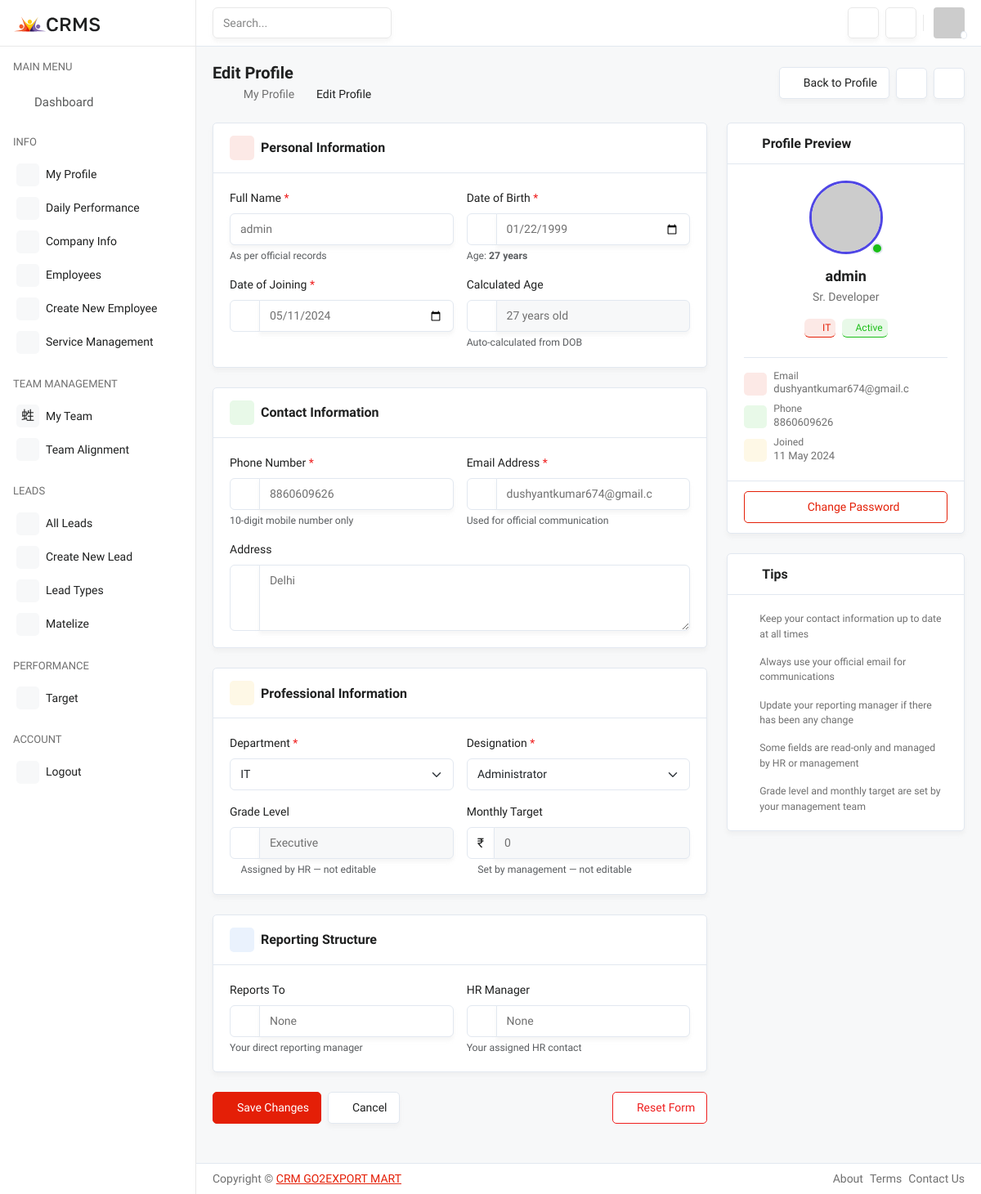
/edit_profile.php (signed in), run on the app's committed database.
### tables this page shows
CREATE TABLE `employees` (`emp Id` INT NOT NULL AUTO_INCREMENT , `user_id` VARCHAR(15) NOT NULL , `user_name` VARCHAR(12) NOT NULL , `user_password` VARCHAR(20) NOT NULL , `user_dob` date NOT NULL , `user_doj` date NOT NULL , `user_num` VARCHAR(10) NOT NULL , `user_mail` VARCHAR(24) NOT NULL , `user_address` VARCHAR(50) NOT NULL , `user_target` VARCHAR(9) NOT NULL , `department` VARCHAR(15) NOT NULL , `line_hr` VARCHAR(12) NOT NULL , `user_role` VARCHAR(15) NOT NULL , `user_grade` VARCHAR(4) NOT NULL , `grade_level` VARCHAR(4) NOT NULL , `Reporting` VARCHAR(12) NOT NULL , PRIMARY KEY (`emp Id`));

### edit_profile.php (the view, shortened to what the rows shown need)
<?php
require_once 'partials/_dbconnect.php';
$user_id = $_SESSION['user_id'];
$info_ftch_sql = "SELECT * FROM `employees` WHERE `user_id` = '$user_id'";
$result_ftch_sql = mysqli_query($conn, $info_ftch_sql);
$info_row = mysqli_fetch_assoc($result_ftch_sql);
$dob_obj  = new DateTime($info_row['user_dob']);
$today    = new DateTime();
$age      = $dob_obj->diff($today);
$departments     = ['Sales', 'Marketing', 'Operations', 'HR', 'IT', 'Finance', 'Customer Support'];
$role_options    = [
    1 => ['Administrator', 'CEO', 'Director'],
    2 => ['Sales Manager', 'Marketing Manager', 'Operations Manager'],
    3 => ['Team Lead', 'Senior Executive'],
    4 => ['Sales Executive', 'Marketing Executive'],
    5 => ['Associate', 'Trainee']
];
$grade_names     = [1=>'Executive', 2=>'Senior Executive', 3=>'Team Lead', 4=>'Manager', 5=>'Senior Manager'];
$current_grade   = $info_row['grade_level'];
$available_roles = $role_options[$current_grade] ?? ['Sales Executive', 'Associate'];
$initials = '';
foreach(explode(' ', $info_row['user_name']) as $part) { $initials .= strtoupper(substr($part,0,1)); }
$initials   = substr($initials, 0, 2);
$avatar_url = "https://ui-avatars.com/api/?name=" . urlencode($initials) . "&background=4f46e5&color=fff&size=120&bold=true&rounded=true&length=2";
?>
<!DOCTYPE html>
<html lang="en">
<head>
    <?php include_once "includes/link.php"; ?>
</head>
<body>
<div class="main-wrapper">
    <?php include_once "includes/sidebar.php"; ?>
    <div class="page-wrapper">
        <div class="content pb-0">
            <div class="row">
                <div class="col-xl-8 col-lg-7">
                    <form method="POST" action="" id="profileForm">
                        <div class="card mb-4">
                            <div class="card-body">
                                <div class="row g-3">
                                    <div class="col-md-6">
                                        <label class="form-label">Full Name <span class="text-danger">*</span></label>
                                        <input type="text" class="form-control" name="name"
                                               value="<?php echo htmlspecialchars($info_row['user_name']); ?>"
                                               placeholder="Enter full name" required>
                                        <div class="form-text">As per official records</div>
                                    </div>
                                    <div class="col-md-6">
                                        <div class="input-group">
                                            <span class="input-group-text"><i class="ti ti-calendar"></i></span>
                                            <input type="date" class="form-control" name="dob"
                                                   value="<?php echo $info_row['user_dob']; ?>" required>
                                        </div>
                                        <div class="form-text">Age: <strong><?php echo $age->y; ?> years</strong></div>
                                    </div>
                                    <div class="col-md-6">
                                        <div class="input-group">
                                            <span class="input-group-text"><i class="ti ti-calendar-check"></i></span>
                                            <input type="date" class="form-control" name="doj"
                                                   value="<?php echo $info_row['user_doj']; ?>" required>
                                        </div>
                                    </div>
                                    <div class="col-md-6">
                                        <div class="input-group">
                                            <span class="input-group-text"><i class="ti ti-clock"></i></span>
                                            <input type="text" class="form-control"
                                                   value="<?php echo $age->y; ?> years old" disabled>
                                        </div>
                                    </div>
                                </div>
                            </div>
                        </div>
                        <div class="card mb-4">
                            <div class="card-body">
                                <div class="row g-3">
                                    <div class="col-md-6">
                                        <div class="input-group">
                                            <span class="input-group-text"><i class="ti ti-phone"></i></span>
                                            <input type="tel" class="form-control" name="phone"
                                                   value="<?php echo htmlspecialchars($info_row['user_num']); ?>"
                                                   pattern="[0-9]{10}" maxlength="10"
                                                   placeholder="10-digit number" required>
                                        </div>
                                    </div>
                                    <div class="col-md-6">
                                        <div class="input-group">
                                            <span class="input-group-text"><i class="ti ti-mail"></i></span>
                                            <input type="email" class="form-control" name="email"
                                                   value="<?php echo htmlspecialchars($info_row['user_mail']); ?>"
                                                   placeholder="official@email.com" required>
                                        </div>
                                    </div>
                                    <div class="col-12">
                                        <div class="input-group">
                                            <span class="input-group-text align-items-start pt-2">
                                                <i class="ti ti-map-pin"></i>
                                            </span>
                                            <textarea class="form-control" name="address" rows="3"
                                                      placeholder="Enter your full address"><?php echo htmlspecialchars($info_row['user_address']); ?></textarea>
                                        </div>
                                    </div>
                                </div>
                            </div>
                        </div>
                        <div class="card mb-4">
                            <div class="card-body">
                                <div class="row g-3">
                                    <div class="col-md-6">
                                        <label class="form-label">Department <span class="text-danger">*</span></label>
                                        <select class="form-select" name="department" required>
                                            <?php foreach($departments as $dept): ?>
                                            <option value="<?php echo $dept; ?>"
                                                <?php echo ($info_row['department'] == $dept) ? 'selected' : ''; ?>>
                                                <?php echo $dept; ?>
                                            </option>
                                            <?php endforeach; ?>
                                        </select>
                                    </div>
                                    <div class="col-md-6">
                                        <label class="form-label">Designation <span class="text-danger">*</span></label>
                                        <select class="form-select" name="role" required>
                                            <?php foreach($available_roles as $role_opt): ?>
                                            <option value="<?php echo $role_opt; ?>"
                                                <?php echo ($info_row['user_role'] == $role_opt) ? 'selected' : ''; ?>>
                                                <?php echo $role_opt; ?>
                                            </option>
                                            <?php endforeach; ?>
                                        </select>
                                    </div>
                                    <div class="col-md-6">
                                        <div class="input-group">
                                            <span class="input-group-text"><i class="ti ti-award"></i></span>
                                            <input type="text" class="form-control"
                                                   value="<?php echo $grade_names[$info_row['grade_level']] ?? $info_row['grade_level']; ?>"
                                                   disabled>
                                        </div>
                                    </div>
                                    <div class="col-md-6">
                                        <div class="input-group">
                                            <span class="input-group-text">₹</span>
                                            <input type="text" class="form-control"
                                                   value="<?php echo number_format($info_row['user_target']); ?>"
                                                   disabled>
                                        </div>
                                    </div>
                                </div>
                            </div>
                        </div>
                        <div class="card mb-4">
                            <div class="card-body">
                                <div class="row g-3">
                                    <div class="col-md-6">
                                        <div class="input-group">
                                            <span class="input-group-text"><i class="ti ti-user-check"></i></span>
                                            <input type="text" class="form-control" name="reporting"
                                                   value="<?php echo htmlspecialchars($info_row['Reporting']); ?>"
                                                   placeholder="Manager's name">
                                        </div>
                                    </div>
                                    <div class="col-md-6">
                                        <div class="input-group">
                                            <span class="input-group-text"><i class="ti ti-user-star"></i></span>
                                            <input type="text" class="form-control" name="hr"
                                                   value="<?php echo htmlspecialchars($info_row['line_hr']); ?>"
                                                   placeholder="HR contact name">
                                        </div>
                                    </div>
                                </div>
                            </div>
                        </div>
                    </form>
                </div>
                <div class="col-xl-4 col-lg-5">
                    <div class="card mb-4">
                        <div class="card-body text-center">
                            <div class="position-relative d-inline-block mb-3">
                                <img src="<?php echo $avatar_url; ?>" alt="Avatar"
                                     class="rounded-circle"
                                     style="width:90px;height:90px;border:3px solid #4f46e5;">
                                <span class="position-absolute bottom-0 end-0 bg-success rounded-circle border border-2 border-white"
                                      style="width:14px;height:14px;display:block;"></span>
                            </div>
                            <h5 class="fw-semibold mb-1"><?php echo htmlspecialchars($info_row['user_name']); ?></h5>
                            <p class="text-muted fs-14 mb-3"><?php echo htmlspecialchars($info_row['user_role']); ?></p>
                            <div class="d-flex justify-content-center gap-2 mb-4">
                                <span class="badge badge-soft-primary fs-12">
                                    <i class="ti ti-building me-1"></i>
                                    <?php echo htmlspecialchars($info_row['department']); ?>
                                </span>
                                <span class="badge badge-soft-success fs-12">
                                    <i class="ti ti-circle-filled me-1" style="font-size:8px;"></i>Active
                                </span>
                            </div>
                            <div class="text-start border-top pt-3">
                                <div class="d-flex align-items-center gap-2 mb-2">
                                    <div class="overflow-hidden">
                                        <small class="text-muted d-block lh-1">Email</small>
                                        <span class="fs-13 text-truncate d-block">
                                            <?php echo htmlspecialchars($info_row['user_mail']); ?>
                                        </span>
                                    </div>
                                </div>
                                <div class="d-flex align-items-center gap-2 mb-2">
                                    <div>
                                        <small class="text-muted d-block lh-1">Phone</small>
                                        <span class="fs-13"><?php echo htmlspecialchars($info_row['user_num']); ?></span>
                                    </div>
                                </div>
                                <div class="d-flex align-items-center gap-2">
                                    <div>
                                        <small class="text-muted d-block lh-1">Joined</small>
                                        <span class="fs-13"><?php echo date('d M Y', strtotime($info_row['user_doj'])); ?></span>
                                    </div>
                                </div>
                            </div>
                        </div>
                    </div>
                </div>
            </div>
        </div>
    </div>
</div>
</body>
</html>

### data on the page
employees: name "admin", dob "01/22/1999", user_dob "27", doj "05/11/2024", user_dob "27 years old", phone "8860609626", email "dushyantkumar674@gmail.c", address "Delhi", department "IT", role "Administrator", grade_level "Executive", user_target "0", reporting "None", hr "None", user_name "admin", user_role "Sr. Developer", user_mail "dushyantkumar674@gmail.c", user_num "8860609626", user_doj "11 May 2024"
